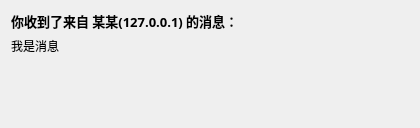
<?xml version="1.0" encoding="UTF-8"?>
<ui version="4.0">
 <class>Form</class>
 <widget class="QWidget" name="Form">
  <property name="geometry">
   <rect>
    <x>0</x>
    <y>0</y>
    <width>420</width>
    <height>128</height>
   </rect>
  </property>
  <property name="font">
   <font>
    <family>HarmonyOS Sans SC</family>
   </font>
  </property>
  <property name="windowTitle">
   <string>新消息通知</string>
  </property>
  <property name="styleSheet">
   <string notr="true"/>
  </property>
  <layout class="QVBoxLayout" name="verticalLayout_2">
   <item>
    <layout class="QVBoxLayout" name="verticalLayout">
     <item>
      <widget class="QLabel" name="title">
       <property name="sizePolicy">
        <sizepolicy hsizetype="Fixed" vsizetype="Fixed">
         <horstretch>0</horstretch>
         <verstretch>0</verstretch>
        </sizepolicy>
       </property>
       <property name="font">
        <font>
         <family>HarmonyOS Sans SC</family>
         <pointsize>10</pointsize>
         <weight>75</weight>
         <bold>true</bold>
        </font>
       </property>
       <property name="text">
        <string>你收到了来自 某某(127.0.0.1) 的消息：</string>
       </property>
      </widget>
     </item>
     <item>
      <widget class="QLabel" name="text">
       <property name="sizePolicy">
        <sizepolicy hsizetype="Preferred" vsizetype="Preferred">
         <horstretch>0</horstretch>
         <verstretch>0</verstretch>
        </sizepolicy>
       </property>
       <property name="text">
        <string>我是消息</string>
       </property>
       <property name="alignment">
        <set>Qt::AlignLeading|Qt::AlignLeft|Qt::AlignTop</set>
       </property>
      </widget>
     </item>
    </layout>
   </item>
  </layout>
 </widget>
 <resources/>
 <connections/>
</ui>
